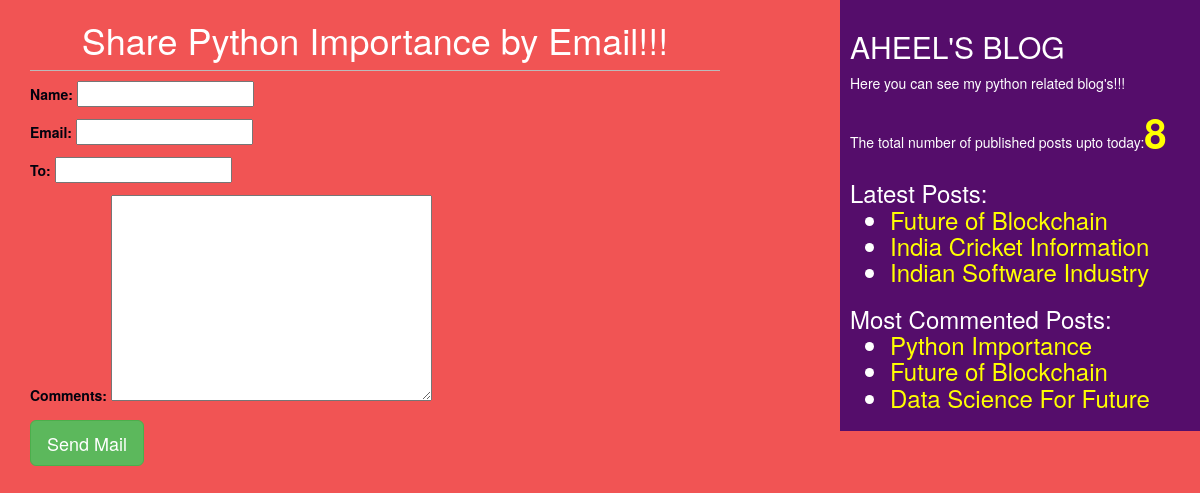
The app's page /2/share/ with its own data.
### blog/models.py (models this page shows, shortened)
class Post(models.Model):
    STATUS_CHOICES = (('draft','Darft'),('published','Published'))
    title = models.CharField(max_length=264)
    slug = models.SlugField(max_length=265,unique_for_date='publish')
    author = models.ForeignKey(User,related_name='blog_posts',on_delete=CASCADE)
    body = models.TextField()
    publish = models.DateTimeField(default=timezone.now)
    created = models.DateTimeField(auto_now_add=True)
    updated = models.DateTimeField(auto_now=True)
    status = models.CharField(max_length=10,choices=STATUS_CHOICES,default='draft')
    objects = CustomManager()
    tags = TaggableManager()
    class Meta:
        ordering = ('-publish',)
    def get_absolute_url(self):
        return reverse('post_detail',args=[self.publish.year,self.publish.strftime('%m'),self.publish.strftime('%d'),self.slug])

### blog/views.py (the view)
# urls.py: path('<int:id>/share/',views.mail_send_view),
def mail_send_view(request,id):
    post = get_object_or_404(Post,id=id,status='published')
    sent = False
    if request.method == 'POST':
        form = EmailSendForm(request.POST)
        if form.is_valid():
            cd = form.cleaned_data
            post_url = request.build_absolute_uri(post.get_absolute_url())
            subject = '{}({}) recommends you to read "{}"'.format(cd['name'],cd['email'],post.title)
            message = 'Read Post at:\n{}\n\n{}\'Comments:\n{}'.format(post_url,cd['name'],cd['comments'])
            send_mail(subject,message,'aheelsblog@gmail.com',[cd['to']])
            sent = True
    else:
        form = EmailSendForm()
    return render(request,'blog/sharebyemail.html',{'form':form,'post':post,'sent':sent})

### blog/forms.py
class EmailSendForm(forms.Form):
    name = forms.CharField()
    email = forms.EmailField()
    to = forms.EmailField()
    comments = forms.CharField(required=False,widget=forms.Textarea)

### blog/models.py (called while the page is built)
    def get_queryset(self):
        return super().get_queryset().filter(status='published')

### blog/templatetags/blog_tags.py (called while the page is built)
@register.simple_tag
def total_posts():
    return Post.objects.count()

@register.inclusion_tag('blog/latest_posts.html')
def latest_posts(count=3):
    latest_posts = Post.objects.all().order_by('-publish')[:count]
    return {'latest_posts':latest_posts}

@register.inclusion_tag('blog/most_commented.html')
def most_commented_posts(count=3):
    most_commented = Post.objects.annotate(total_comments=Count('comments')).order_by('-total_comments')[:count]
    return{'most_commented':most_commented}

### templates/blog/sharebyemail.html (shortened to what this page needs)
{% extends 'blog/base.html' %}
    {% block content_block %}
        {% if sent %}
        <h1>Email Successfully Sent!!!</h1>
        <h2>{{post.title}} was sent by Mail...</h2>
        {% else %}
        <h1>Share {{post.title}} by Email!!!</h1>
        <form method="POST">
            {{form.as_p}}
            <input type="submit" class="btn btn-success btn-lg" value="Send Mail">
        {% endif %}
        </form>
    {% endblock %}

### templates/blog/latest_posts.html
<ul>
    {% for post in latest_posts %}
    <li><a id="lp" href="{{post.get_absolute_url}}">{{post.title}}</a></li>
    {% endfor %}
</ul>

### templates/blog/most_commented.html
<ul>
    {% for post in most_commented %}
    <li><a id="lp" href="{{post.get_absolute_url}}">{{post.title}}</a></li>
    {% endfor %}
</ul>

### static/css/blog.css (style rules this page uses)
h1 { text-align: center; border-bottom: 1px solid #bbb; padding: 0 0 10px 0; }
body { background:rgb(241, 84, 84); color: white; }
form { color: rgb(2, 2, 14); }
#lp { color: yellow; }

### records on screen
Post: title "Python Importance"
Post: title "Future of Blockchain"
Post: title "India Cricket Information"
Post: title "Indian Software Industry"
Post: title "Data Science For Future"
